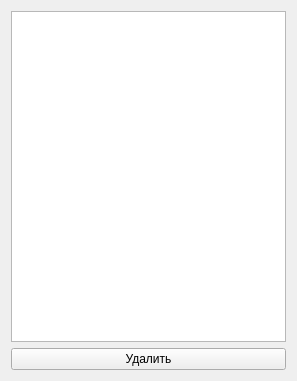
<?xml version="1.0" encoding="UTF-8"?>
<ui version="4.0">
 <class>Form</class>
 <widget class="QWidget" name="Form">
  <property name="geometry">
   <rect>
    <x>0</x>
    <y>0</y>
    <width>297</width>
    <height>381</height>
   </rect>
  </property>
  <property name="windowTitle">
   <string>Привычки</string>
  </property>
  <property name="windowIcon">
   <iconset>
    <normaloff>icons/sheet_icon.png</normaloff>icons/sheet_icon.png</iconset>
  </property>
  <layout class="QVBoxLayout" name="verticalLayout">
   <item>
    <widget class="QListWidget" name="listWidget"/>
   </item>
   <item>
    <widget class="QPushButton" name="delete_btn">
     <property name="text">
      <string>Удалить</string>
     </property>
    </widget>
   </item>
  </layout>
 </widget>
 <resources/>
 <connections/>
</ui>
